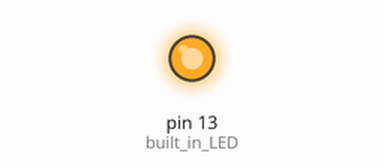
Recording of a sketch running on a simulated Arduino Uno, built with avr-gcc and run on an emulated ATmega328P. On the bench: output pins drawn as LEDs (lit = HIGH). What the sketch prints to the serial monitor is not drawn.

Above: at 0.2 s.
At 3.0 s:
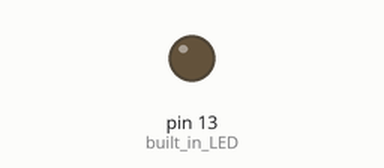
Timing chart, 0 to 7.2 s (numbered marks = the images above):
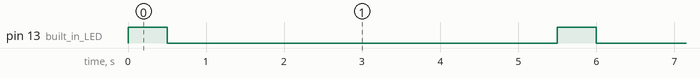

The sketch:

_4_Serial_Communication.ino
```cpp
int built_in_LED = 13;
int counter = 0;

void setup(){
	pinMode(built_in_LED, OUTPUT);

  	Serial.begin(9600);
}

void loop(){
	digitalWrite(built_in_LED,HIGH);
  	delay(500);
  	digitalWrite(built_in_LED,LOW);
  	delay(5000);

 	counter++;

    String message = "We have blinked: ";
    String message1 = " time(s).";
 	String full_message = message + counter + message1;
 	Serial.println(full_message);
}
```

Measured:
- by itself, pin 13 (built_in_LED): alternates HIGH for 0.50 s and LOW for 5.0 s
